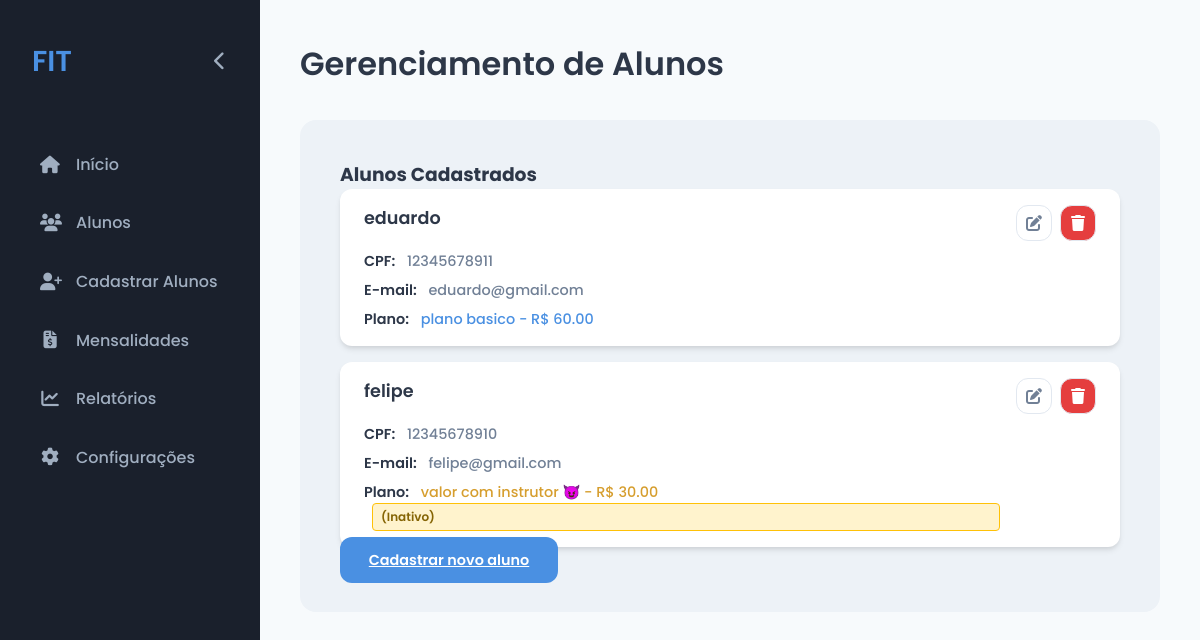
Page /alunos/ on the committed database.
### core/models.py (models this page shows, shortened)
class Aluno(models.Model):
    nome = models.CharField(max_length=100, help_text="Nome completo do aluno")
    cpf = models.CharField(max_length=14, unique=True, help_text="CPF no formato 000.000.000-00")
    data_nascimento = models.DateField(verbose_name="Data de Nascimento")
    telefone = models.CharField(max_length=15, blank=True)
    email = models.EmailField(unique=True)
    endereco = models.CharField(max_length=255, blank=True, verbose_name="Endereço Completo")
    data_inscricao = models.DateField(auto_now_add=True, verbose_name="Data de Inscrição")
    plano = models.ForeignKey('PlanoMensalidade', on_delete=models.SET_NULL, null=True, blank=True, related_name='alunos', verbose_name="Plano de Mensalidade")

class PlanoMensalidade(models.Model):
    descricao = models.CharField(max_length=100, verbose_name="Descrição")
    valor = models.DecimalField(max_digits=8, decimal_places=2, verbose_name="Valor")
    ativo = models.BooleanField(default=True, verbose_name="Ativo")
    data_criacao = models.DateTimeField(auto_now_add=True, verbose_name="Data de Criação")
    class Meta:
        verbose_name = "Plano de Mensalidade"
        verbose_name_plural = "Planos de Mensalidade"
        ordering = ['valor']

### core/views.py (the view)
# urls.py: path('alunos/', views.lista_alunos, name='lista_alunos'),
def lista_alunos(request):
    alunos = Aluno.objects.all().order_by('nome') # Busca todos os alunos no banco
    contexto = {'alunos': alunos} # Cria um dicionário para enviar para o template
    return render(request, 'lista_alunos.html', contexto)

### templates/lista_alunos.html (shortened to what this page needs)
{% extends 'base.html' %}
{% block content %}
<header class="page-header">
    <h2>Gerenciamento de Alunos</h2>
</header>
<div class="card">
    <h3>Alunos Cadastrados</h3>
    <ul class="student-list">
        {% for aluno in alunos %}
            <li>
                <div class="student-info">
                    <div class="student-name">{{ aluno.nome }}</div>
                    <div class="student-details">
                        <span><strong>CPF:</strong> {{ aluno.cpf }}</span>
                        <span><strong>E-mail:</strong> {{ aluno.email }}</span>
                        {% if aluno.plano %}
                            <span class="student-plano {% if not aluno.plano.ativo %}plano-inativo{% endif %}">
                                <strong>Plano:</strong> {{ aluno.plano.descricao }} - R$ {{ aluno.plano.valor|floatformat:2 }}
                                {% if not aluno.plano.ativo %}
                                    <span class="badge-inativo" title="Este plano está inativo">(Inativo)</span>
                                {% endif %}
                            </span>
                        {% else %}
                            <span class="student-plano"><strong>Plano:</strong> <em>Nenhum plano selecionado</em></span>
                        {% endif %}
                    </div>
                </div>
                <div class="student-actions-buttons">
                    <a href="{% url 'editar_aluno' aluno.id %}" class="btn-icon" title="Editar">
                        <i class="fa-solid fa-edit"></i>
                    </a>
                    <a href="{% url 'excluir_aluno' aluno.id %}" class="btn-icon btn-danger" title="Excluir">
                        <i class="fa-solid fa-trash"></i>
                    </a>
                </div>
            </li>
        {% empty %}
            <li style="text-align: center; padding: 2rem; color: var(--text-color-light); font-style: italic;">
                Nenhum aluno cadastrado.
            </li>
        {% endfor %}
    </ul>
    <a href="{% url 'cadastrar_aluno' %}" class="btn btn-primary">Cadastrar novo aluno</a>
</div>
{% endblock %}

### static/css/style.css (style rules this page uses)
:root { --primary-blue: #4A90E2; --primary-blue-dark: #357ABD; --sidebar-dark-bg: #1A202C; --sidebar-text: #A0AEC0; --sidebar-text-hover: #FFFFFF; --main-bg: #F7FAFC; --card-bg: #FFFFFF; --card-container-bg: #EDF2F7; --text-color-dark: #2D3748; --text-color-light: #718096; --border-color: #E2E8F0; --shadow: 0 4px 6px -1px rgba(0, 0, 0, 0.1), 0 2px 4px -1px rgba(0, 0, 0, 0.06); --border-radius-main: 1rem; --border-radius-small: 0.75rem; }
* { margin: 0; padding: 0; box-sizing: border-box; }
body { font-family: 'Poppins', sans-serif; background-color: var(--main-bg); color: var(--text-color-dark); }
.page-header h2 { font-size: 2rem; font-weight: 600; margin-bottom: 2rem; color: var(--text-color-dark); }
.card { background-color: var(--card-container-bg); padding: 2.5rem; border-radius: var(--border-radius-main); }
.btn { padding: 0.8rem 1.8rem; border: none; border-radius: var(--border-radius-small); font-weight: 600; cursor: pointer; transition: background-color 0.2s; font-size: 0.9rem; }
.btn-primary { background-color: var(--primary-blue); color: #FFF; }
.student-list { list-style: none; display: flex; flex-direction: column; gap: 1rem; }
.student-list li { background-color: var(--card-bg); padding: 1rem 1.5rem; border-radius: var(--border-radius-small); box-shadow: var(--shadow); font-weight: 500; display: flex; justify-content: space-between; align-items: flex-start; gap: 1rem; }
.student-info { display: flex; flex-direction: column; gap: 0.75rem; flex: 1; }
.student-actions-buttons { display: flex; gap: 0.5rem; align-items: center; flex-shrink: 0; }
.student-name { font-size: 1.1rem; font-weight: 600; color: var(--text-color-dark); margin-bottom: 0.5rem; }
.student-details { display: flex; flex-direction: column; gap: 0.5rem; font-size: 0.9rem; color: var(--text-color-light); }
.student-details span { display: block; }
.student-details strong { color: var(--text-color-dark); font-weight: 600; margin-right: 0.5rem; }
.student-plano { color: var(--primary-blue); font-weight: 500; }
.student-plano.plano-inativo { color: #D69E2E; }
.badge-inativo { display: inline-block; padding: 0.25rem 0.5rem; background-color: #FFF3CD; color: #856404; border-radius: 0.25rem; font-size: 0.75rem; font-weight: 600; margin-left: 0.5rem; border: 1px solid #FFC107; }
.btn-icon { display: inline-flex; align-items: center; justify-content: center; width: 36px; height: 36px; border-radius: var(--border-radius-small); background-color: transparent; color: var(--text-color-light); border: 1px solid var(--border-color); cursor: pointer; transition: all 0.2s ease-in-out; text-decoration: none; }
.btn-danger { background-color: #E53E3E; color: #FFF; }

### rows in the picture
Aluno: nome "eduardo", cpf "12345678911", email "eduardo@gmail.com", plano.descricao "plano basico", plano.valor "60.00"
Aluno: nome "felipe", cpf "12345678910", email "felipe@gmail.com", plano.descricao "valor com instrutor 😈", plano.valor "30.00", shows "(Inativo)"
